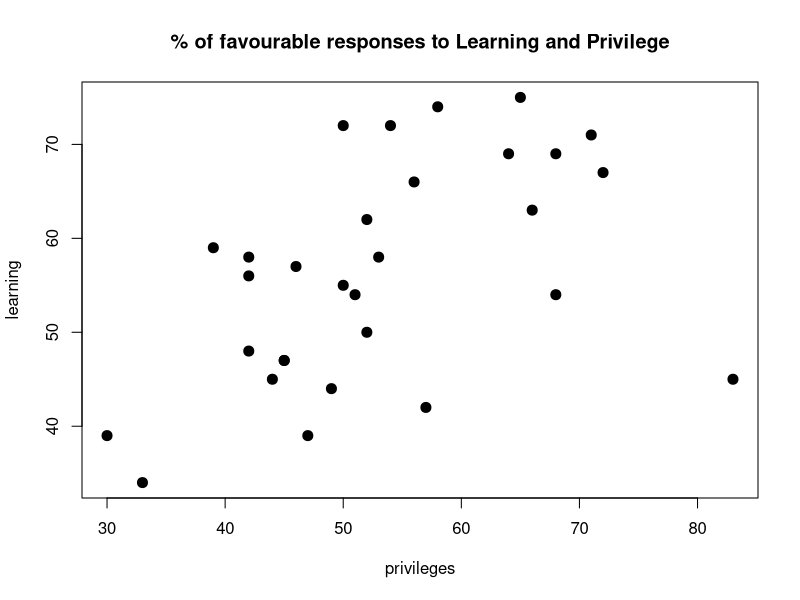
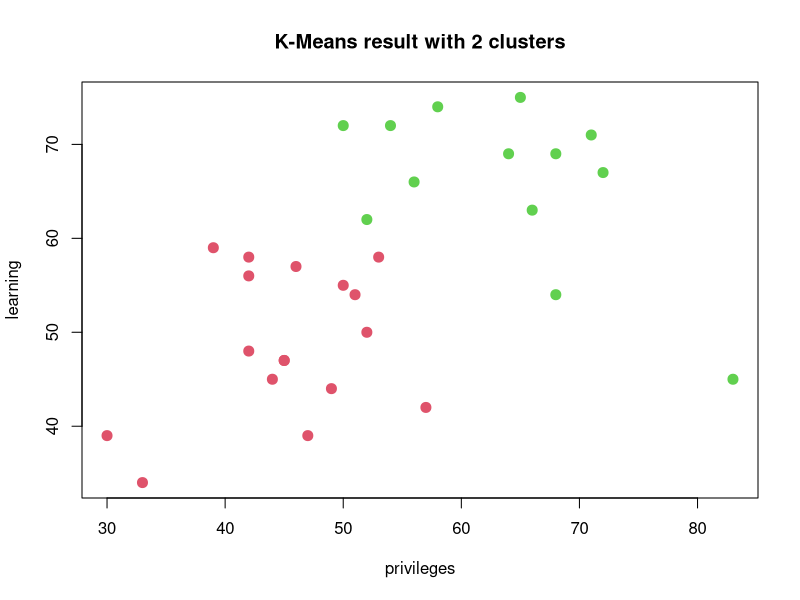
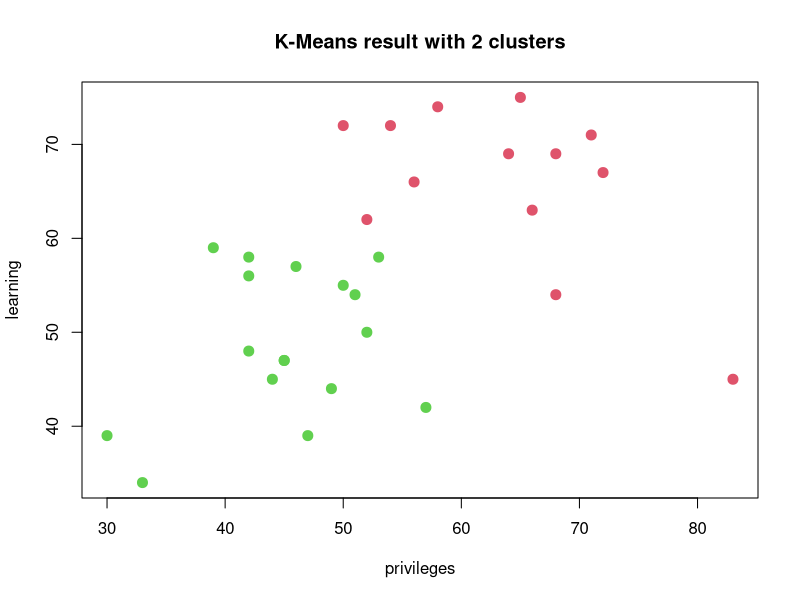

These charts were generated, in order, by the following R code:
# Clear enviroment
rm(list = ls())

# K-means Clustering

# Load datset

# First we load the dataset, and define the subset 

library(datasets)
dat = attitude[,c(3,4)]

# Examine data
?attitude




# Part 1: Plot data

plot(dat, main = "% of favourable responses to Learning and Privilege", pch = 20, cex = 2)


# Part 2: Perform k-means with 2 clusters, and a single starting point

set.seed(1)

dat_k2_1 <- kmeans(dat,2, nstart = 1)

dat_k2_1$cluster


# Part 3: Calcualte the total within clusters sum of squares (SOS for all clusters)

dat_k2_1$tot.withinss


# Part 4: Plot the Clustering results

plot(dat, col =(dat_k2_1$cluster +1) , main = "K-Means result with 2 clusters", pch = 20, cex = 2)



# Part 5: Perform k-means with 2 clusters, and 100 starting points

set.seed(1)

dat_k2_100 <- kmeans(dat,2, nstart = 100)

dat_k2_100$cluster

dat_k2_100$tot.withinss

# Same value for total sum of squares

plot(dat, col =(dat_k2_100$cluster +1) , main = "K-Means result with 2 clusters", pch = 20, cex = 2)

# Same resulting clusters